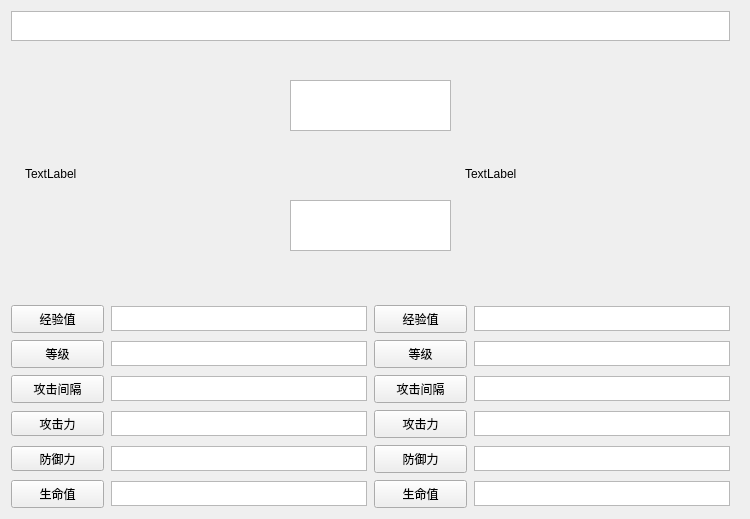
<?xml version="1.0" encoding="UTF-8"?>
<ui version="4.0">
 <class>Game</class>
 <widget class="QWidget" name="Game">
  <property name="geometry">
   <rect>
    <x>0</x>
    <y>0</y>
    <width>750</width>
    <height>519</height>
   </rect>
  </property>
  <property name="sizePolicy">
   <sizepolicy hsizetype="Fixed" vsizetype="Fixed">
    <horstretch>0</horstretch>
    <verstretch>0</verstretch>
   </sizepolicy>
  </property>
  <property name="minimumSize">
   <size>
    <width>750</width>
    <height>500</height>
   </size>
  </property>
  <property name="maximumSize">
   <size>
    <width>755</width>
    <height>519</height>
   </size>
  </property>
  <property name="windowTitle">
   <string>Form</string>
  </property>
  <property name="styleSheet">
   <string notr="true">image: url(:/Poke/game.jpg);</string>
  </property>
  <widget class="QTextEdit" name="GameKind">
   <property name="geometry">
    <rect>
     <x>11</x>
     <y>11</y>
     <width>719</width>
     <height>30</height>
    </rect>
   </property>
   <property name="maximumSize">
    <size>
     <width>16777215</width>
     <height>30</height>
    </size>
   </property>
   <property name="html">
    <string>&lt;!DOCTYPE HTML PUBLIC &quot;-//W3C//DTD HTML 4.0//EN&quot; &quot;http://www.w3.org/TR/REC-html40/strict.dtd&quot;&gt;
&lt;html&gt;&lt;head&gt;&lt;meta name=&quot;qrichtext&quot; content=&quot;1&quot; /&gt;&lt;style type=&quot;text/css&quot;&gt;
p, li { white-space: pre-wrap; }
&lt;/style&gt;&lt;/head&gt;&lt;body style=&quot; font-family:'SimSun'; font-size:9pt; font-weight:400; font-style:normal;&quot;&gt;
&lt;p align=&quot;center&quot; style=&quot;-qt-paragraph-type:empty; margin-top:0px; margin-bottom:0px; margin-left:0px; margin-right:0px; -qt-block-indent:0; text-indent:0px; font-family:'SimSun';&quot;&gt;&lt;br /&gt;&lt;/p&gt;&lt;/body&gt;&lt;/html&gt;</string>
   </property>
  </widget>
  <widget class="QLabel" name="YourPic">
   <property name="geometry">
    <rect>
     <x>25</x>
     <y>49</y>
     <width>250</width>
     <height>250</height>
    </rect>
   </property>
   <property name="sizePolicy">
    <sizepolicy hsizetype="Fixed" vsizetype="Fixed">
     <horstretch>0</horstretch>
     <verstretch>0</verstretch>
    </sizepolicy>
   </property>
   <property name="minimumSize">
    <size>
     <width>250</width>
     <height>250</height>
    </size>
   </property>
   <property name="maximumSize">
    <size>
     <width>250</width>
     <height>250</height>
    </size>
   </property>
   <property name="text">
    <string>TextLabel</string>
   </property>
  </widget>
  <widget class="QLabel" name="OtherPic">
   <property name="geometry">
    <rect>
     <x>465</x>
     <y>49</y>
     <width>250</width>
     <height>250</height>
    </rect>
   </property>
   <property name="sizePolicy">
    <sizepolicy hsizetype="Fixed" vsizetype="Fixed">
     <horstretch>0</horstretch>
     <verstretch>0</verstretch>
    </sizepolicy>
   </property>
   <property name="minimumSize">
    <size>
     <width>250</width>
     <height>250</height>
    </size>
   </property>
   <property name="maximumSize">
    <size>
     <width>250</width>
     <height>250</height>
    </size>
   </property>
   <property name="text">
    <string>TextLabel</string>
   </property>
  </widget>
  <widget class="QPushButton" name="pushButton">
   <property name="geometry">
    <rect>
     <x>11</x>
     <y>340</y>
     <width>93</width>
     <height>28</height>
    </rect>
   </property>
   <property name="styleSheet">
    <string notr="true">font: 10pt &quot;幼圆&quot;;</string>
   </property>
   <property name="text">
    <string>等级</string>
   </property>
  </widget>
  <widget class="QPushButton" name="pushButton_6">
   <property name="geometry">
    <rect>
     <x>11</x>
     <y>305</y>
     <width>93</width>
     <height>28</height>
    </rect>
   </property>
   <property name="styleSheet">
    <string notr="true">font: 10pt &quot;幼圆&quot;;</string>
   </property>
   <property name="text">
    <string>经验值</string>
   </property>
  </widget>
  <widget class="QTextEdit" name="YourExp">
   <property name="geometry">
    <rect>
     <x>111</x>
     <y>306</y>
     <width>256</width>
     <height>25</height>
    </rect>
   </property>
   <property name="sizePolicy">
    <sizepolicy hsizetype="Fixed" vsizetype="Fixed">
     <horstretch>0</horstretch>
     <verstretch>0</verstretch>
    </sizepolicy>
   </property>
   <property name="minimumSize">
    <size>
     <width>0</width>
     <height>25</height>
    </size>
   </property>
   <property name="maximumSize">
    <size>
     <width>16777215</width>
     <height>25</height>
    </size>
   </property>
   <property name="frameShape">
    <enum>QFrame::StyledPanel</enum>
   </property>
   <property name="frameShadow">
    <enum>QFrame::Sunken</enum>
   </property>
   <property name="verticalScrollBarPolicy">
    <enum>Qt::ScrollBarAlwaysOff</enum>
   </property>
   <property name="horizontalScrollBarPolicy">
    <enum>Qt::ScrollBarAlwaysOff</enum>
   </property>
  </widget>
  <widget class="QTextEdit" name="YourLevel">
   <property name="geometry">
    <rect>
     <x>111</x>
     <y>341</y>
     <width>256</width>
     <height>25</height>
    </rect>
   </property>
   <property name="sizePolicy">
    <sizepolicy hsizetype="Fixed" vsizetype="Expanding">
     <horstretch>0</horstretch>
     <verstretch>0</verstretch>
    </sizepolicy>
   </property>
   <property name="maximumSize">
    <size>
     <width>16777215</width>
     <height>25</height>
    </size>
   </property>
   <property name="frameShape">
    <enum>QFrame::StyledPanel</enum>
   </property>
   <property name="frameShadow">
    <enum>QFrame::Sunken</enum>
   </property>
   <property name="verticalScrollBarPolicy">
    <enum>Qt::ScrollBarAlwaysOff</enum>
   </property>
   <property name="horizontalScrollBarPolicy">
    <enum>Qt::ScrollBarAlwaysOff</enum>
   </property>
  </widget>
  <widget class="QTextEdit" name="OtherLevel">
   <property name="geometry">
    <rect>
     <x>474</x>
     <y>341</y>
     <width>256</width>
     <height>25</height>
    </rect>
   </property>
   <property name="sizePolicy">
    <sizepolicy hsizetype="Fixed" vsizetype="Expanding">
     <horstretch>0</horstretch>
     <verstretch>0</verstretch>
    </sizepolicy>
   </property>
   <property name="maximumSize">
    <size>
     <width>16777215</width>
     <height>25</height>
    </size>
   </property>
   <property name="frameShape">
    <enum>QFrame::StyledPanel</enum>
   </property>
   <property name="frameShadow">
    <enum>QFrame::Sunken</enum>
   </property>
   <property name="verticalScrollBarPolicy">
    <enum>Qt::ScrollBarAlwaysOff</enum>
   </property>
   <property name="horizontalScrollBarPolicy">
    <enum>Qt::ScrollBarAlwaysOff</enum>
   </property>
  </widget>
  <widget class="QPushButton" name="pushButton_10">
   <property name="geometry">
    <rect>
     <x>374</x>
     <y>305</y>
     <width>93</width>
     <height>28</height>
    </rect>
   </property>
   <property name="styleSheet">
    <string notr="true">font: 10pt &quot;幼圆&quot;;</string>
   </property>
   <property name="text">
    <string>经验值</string>
   </property>
  </widget>
  <widget class="QTextEdit" name="OtherExp">
   <property name="geometry">
    <rect>
     <x>474</x>
     <y>306</y>
     <width>256</width>
     <height>25</height>
    </rect>
   </property>
   <property name="sizePolicy">
    <sizepolicy hsizetype="Fixed" vsizetype="Expanding">
     <horstretch>0</horstretch>
     <verstretch>0</verstretch>
    </sizepolicy>
   </property>
   <property name="maximumSize">
    <size>
     <width>16777215</width>
     <height>25</height>
    </size>
   </property>
   <property name="frameShape">
    <enum>QFrame::StyledPanel</enum>
   </property>
   <property name="frameShadow">
    <enum>QFrame::Sunken</enum>
   </property>
   <property name="verticalScrollBarPolicy">
    <enum>Qt::ScrollBarAlwaysOff</enum>
   </property>
   <property name="horizontalScrollBarPolicy">
    <enum>Qt::ScrollBarAlwaysOff</enum>
   </property>
  </widget>
  <widget class="QPushButton" name="pushButton_12">
   <property name="geometry">
    <rect>
     <x>374</x>
     <y>340</y>
     <width>93</width>
     <height>28</height>
    </rect>
   </property>
   <property name="styleSheet">
    <string notr="true">font: 10pt &quot;幼圆&quot;;</string>
   </property>
   <property name="text">
    <string>等级</string>
   </property>
  </widget>
  <widget class="QPushButton" name="pushButton_2">
   <property name="geometry">
    <rect>
     <x>11</x>
     <y>375</y>
     <width>93</width>
     <height>28</height>
    </rect>
   </property>
   <property name="styleSheet">
    <string notr="true">font: 10pt &quot;幼圆&quot;;</string>
   </property>
   <property name="text">
    <string>攻击间隔</string>
   </property>
  </widget>
  <widget class="QTextEdit" name="YourTime">
   <property name="geometry">
    <rect>
     <x>111</x>
     <y>376</y>
     <width>256</width>
     <height>25</height>
    </rect>
   </property>
   <property name="sizePolicy">
    <sizepolicy hsizetype="Fixed" vsizetype="Expanding">
     <horstretch>0</horstretch>
     <verstretch>0</verstretch>
    </sizepolicy>
   </property>
   <property name="maximumSize">
    <size>
     <width>16777215</width>
     <height>25</height>
    </size>
   </property>
   <property name="frameShape">
    <enum>QFrame::StyledPanel</enum>
   </property>
   <property name="frameShadow">
    <enum>QFrame::Sunken</enum>
   </property>
   <property name="verticalScrollBarPolicy">
    <enum>Qt::ScrollBarAlwaysOff</enum>
   </property>
   <property name="horizontalScrollBarPolicy">
    <enum>Qt::ScrollBarAlwaysOff</enum>
   </property>
  </widget>
  <widget class="QPushButton" name="pushButton_9">
   <property name="geometry">
    <rect>
     <x>374</x>
     <y>375</y>
     <width>93</width>
     <height>28</height>
    </rect>
   </property>
   <property name="styleSheet">
    <string notr="true">font: 10pt &quot;幼圆&quot;;</string>
   </property>
   <property name="text">
    <string>攻击间隔</string>
   </property>
  </widget>
  <widget class="QTextEdit" name="OtherTime">
   <property name="geometry">
    <rect>
     <x>474</x>
     <y>376</y>
     <width>256</width>
     <height>25</height>
    </rect>
   </property>
   <property name="sizePolicy">
    <sizepolicy hsizetype="Fixed" vsizetype="Expanding">
     <horstretch>0</horstretch>
     <verstretch>0</verstretch>
    </sizepolicy>
   </property>
   <property name="maximumSize">
    <size>
     <width>16777215</width>
     <height>25</height>
    </size>
   </property>
   <property name="frameShape">
    <enum>QFrame::StyledPanel</enum>
   </property>
   <property name="frameShadow">
    <enum>QFrame::Sunken</enum>
   </property>
   <property name="verticalScrollBarPolicy">
    <enum>Qt::ScrollBarAlwaysOff</enum>
   </property>
   <property name="horizontalScrollBarPolicy">
    <enum>Qt::ScrollBarAlwaysOff</enum>
   </property>
  </widget>
  <widget class="QPushButton" name="pushButton_3">
   <property name="geometry">
    <rect>
     <x>11</x>
     <y>411</y>
     <width>93</width>
     <height>25</height>
    </rect>
   </property>
   <property name="maximumSize">
    <size>
     <width>16777215</width>
     <height>25</height>
    </size>
   </property>
   <property name="styleSheet">
    <string notr="true">font: 10pt &quot;幼圆&quot;;</string>
   </property>
   <property name="text">
    <string>攻击力</string>
   </property>
  </widget>
  <widget class="QTextEdit" name="YourShot">
   <property name="geometry">
    <rect>
     <x>111</x>
     <y>411</y>
     <width>256</width>
     <height>25</height>
    </rect>
   </property>
   <property name="sizePolicy">
    <sizepolicy hsizetype="Fixed" vsizetype="Expanding">
     <horstretch>0</horstretch>
     <verstretch>0</verstretch>
    </sizepolicy>
   </property>
   <property name="maximumSize">
    <size>
     <width>16777215</width>
     <height>25</height>
    </size>
   </property>
   <property name="frameShape">
    <enum>QFrame::StyledPanel</enum>
   </property>
   <property name="frameShadow">
    <enum>QFrame::Sunken</enum>
   </property>
   <property name="verticalScrollBarPolicy">
    <enum>Qt::ScrollBarAlwaysOff</enum>
   </property>
   <property name="horizontalScrollBarPolicy">
    <enum>Qt::ScrollBarAlwaysOff</enum>
   </property>
  </widget>
  <widget class="QPushButton" name="pushButton_4">
   <property name="geometry">
    <rect>
     <x>11</x>
     <y>446</y>
     <width>93</width>
     <height>25</height>
    </rect>
   </property>
   <property name="maximumSize">
    <size>
     <width>16777215</width>
     <height>25</height>
    </size>
   </property>
   <property name="styleSheet">
    <string notr="true">font: 10pt &quot;幼圆&quot;;</string>
   </property>
   <property name="text">
    <string>防御力</string>
   </property>
  </widget>
  <widget class="QTextEdit" name="YourPro">
   <property name="geometry">
    <rect>
     <x>111</x>
     <y>446</y>
     <width>256</width>
     <height>25</height>
    </rect>
   </property>
   <property name="sizePolicy">
    <sizepolicy hsizetype="Fixed" vsizetype="Expanding">
     <horstretch>0</horstretch>
     <verstretch>0</verstretch>
    </sizepolicy>
   </property>
   <property name="maximumSize">
    <size>
     <width>16777215</width>
     <height>25</height>
    </size>
   </property>
   <property name="frameShape">
    <enum>QFrame::StyledPanel</enum>
   </property>
   <property name="frameShadow">
    <enum>QFrame::Sunken</enum>
   </property>
   <property name="verticalScrollBarPolicy">
    <enum>Qt::ScrollBarAlwaysOff</enum>
   </property>
   <property name="horizontalScrollBarPolicy">
    <enum>Qt::ScrollBarAlwaysOff</enum>
   </property>
  </widget>
  <widget class="QPushButton" name="pushButton_5">
   <property name="geometry">
    <rect>
     <x>11</x>
     <y>480</y>
     <width>93</width>
     <height>28</height>
    </rect>
   </property>
   <property name="styleSheet">
    <string notr="true">font: 10pt &quot;幼圆&quot;;</string>
   </property>
   <property name="text">
    <string>生命值</string>
   </property>
  </widget>
  <widget class="QTextEdit" name="YourLife">
   <property name="geometry">
    <rect>
     <x>111</x>
     <y>481</y>
     <width>256</width>
     <height>25</height>
    </rect>
   </property>
   <property name="sizePolicy">
    <sizepolicy hsizetype="Fixed" vsizetype="Expanding">
     <horstretch>0</horstretch>
     <verstretch>0</verstretch>
    </sizepolicy>
   </property>
   <property name="maximumSize">
    <size>
     <width>16777215</width>
     <height>25</height>
    </size>
   </property>
   <property name="frameShape">
    <enum>QFrame::StyledPanel</enum>
   </property>
   <property name="frameShadow">
    <enum>QFrame::Sunken</enum>
   </property>
   <property name="verticalScrollBarPolicy">
    <enum>Qt::ScrollBarAlwaysOff</enum>
   </property>
   <property name="horizontalScrollBarPolicy">
    <enum>Qt::ScrollBarAlwaysOff</enum>
   </property>
  </widget>
  <widget class="QPushButton" name="pushButton_7">
   <property name="geometry">
    <rect>
     <x>374</x>
     <y>410</y>
     <width>93</width>
     <height>28</height>
    </rect>
   </property>
   <property name="styleSheet">
    <string notr="true">font: 10pt &quot;幼圆&quot;;</string>
   </property>
   <property name="text">
    <string>攻击力</string>
   </property>
  </widget>
  <widget class="QPushButton" name="pushButton_8">
   <property name="geometry">
    <rect>
     <x>374</x>
     <y>445</y>
     <width>93</width>
     <height>28</height>
    </rect>
   </property>
   <property name="styleSheet">
    <string notr="true">font: 10pt &quot;幼圆&quot;;</string>
   </property>
   <property name="text">
    <string>防御力</string>
   </property>
  </widget>
  <widget class="QPushButton" name="pushButton_11">
   <property name="geometry">
    <rect>
     <x>374</x>
     <y>480</y>
     <width>93</width>
     <height>28</height>
    </rect>
   </property>
   <property name="styleSheet">
    <string notr="true">font: 10pt &quot;幼圆&quot;;
</string>
   </property>
   <property name="text">
    <string>生命值</string>
   </property>
  </widget>
  <widget class="QTextEdit" name="OtherShot">
   <property name="geometry">
    <rect>
     <x>474</x>
     <y>411</y>
     <width>256</width>
     <height>25</height>
    </rect>
   </property>
   <property name="sizePolicy">
    <sizepolicy hsizetype="Fixed" vsizetype="Expanding">
     <horstretch>0</horstretch>
     <verstretch>0</verstretch>
    </sizepolicy>
   </property>
   <property name="maximumSize">
    <size>
     <width>16777215</width>
     <height>25</height>
    </size>
   </property>
   <property name="frameShape">
    <enum>QFrame::StyledPanel</enum>
   </property>
   <property name="frameShadow">
    <enum>QFrame::Sunken</enum>
   </property>
   <property name="verticalScrollBarPolicy">
    <enum>Qt::ScrollBarAlwaysOff</enum>
   </property>
   <property name="horizontalScrollBarPolicy">
    <enum>Qt::ScrollBarAlwaysOff</enum>
   </property>
  </widget>
  <widget class="QTextEdit" name="OtherPro">
   <property name="geometry">
    <rect>
     <x>474</x>
     <y>446</y>
     <width>256</width>
     <height>25</height>
    </rect>
   </property>
   <property name="sizePolicy">
    <sizepolicy hsizetype="Fixed" vsizetype="Expanding">
     <horstretch>0</horstretch>
     <verstretch>0</verstretch>
    </sizepolicy>
   </property>
   <property name="maximumSize">
    <size>
     <width>16777215</width>
     <height>25</height>
    </size>
   </property>
   <property name="frameShape">
    <enum>QFrame::StyledPanel</enum>
   </property>
   <property name="frameShadow">
    <enum>QFrame::Sunken</enum>
   </property>
   <property name="verticalScrollBarPolicy">
    <enum>Qt::ScrollBarAlwaysOff</enum>
   </property>
   <property name="horizontalScrollBarPolicy">
    <enum>Qt::ScrollBarAlwaysOff</enum>
   </property>
  </widget>
  <widget class="QTextEdit" name="OtherLife">
   <property name="geometry">
    <rect>
     <x>474</x>
     <y>481</y>
     <width>256</width>
     <height>25</height>
    </rect>
   </property>
   <property name="sizePolicy">
    <sizepolicy hsizetype="Fixed" vsizetype="Expanding">
     <horstretch>0</horstretch>
     <verstretch>0</verstretch>
    </sizepolicy>
   </property>
   <property name="maximumSize">
    <size>
     <width>16777215</width>
     <height>25</height>
    </size>
   </property>
   <property name="frameShape">
    <enum>QFrame::StyledPanel</enum>
   </property>
   <property name="frameShadow">
    <enum>QFrame::Sunken</enum>
   </property>
   <property name="verticalScrollBarPolicy">
    <enum>Qt::ScrollBarAlwaysOff</enum>
   </property>
   <property name="horizontalScrollBarPolicy">
    <enum>Qt::ScrollBarAlwaysOff</enum>
   </property>
  </widget>
  <widget class="QTextEdit" name="YourAttack">
   <property name="geometry">
    <rect>
     <x>290</x>
     <y>80</y>
     <width>161</width>
     <height>51</height>
    </rect>
   </property>
  </widget>
  <widget class="QTextEdit" name="OtherAttack">
   <property name="geometry">
    <rect>
     <x>290</x>
     <y>200</y>
     <width>161</width>
     <height>51</height>
    </rect>
   </property>
  </widget>
 </widget>
 <resources/>
 <connections/>
</ui>
